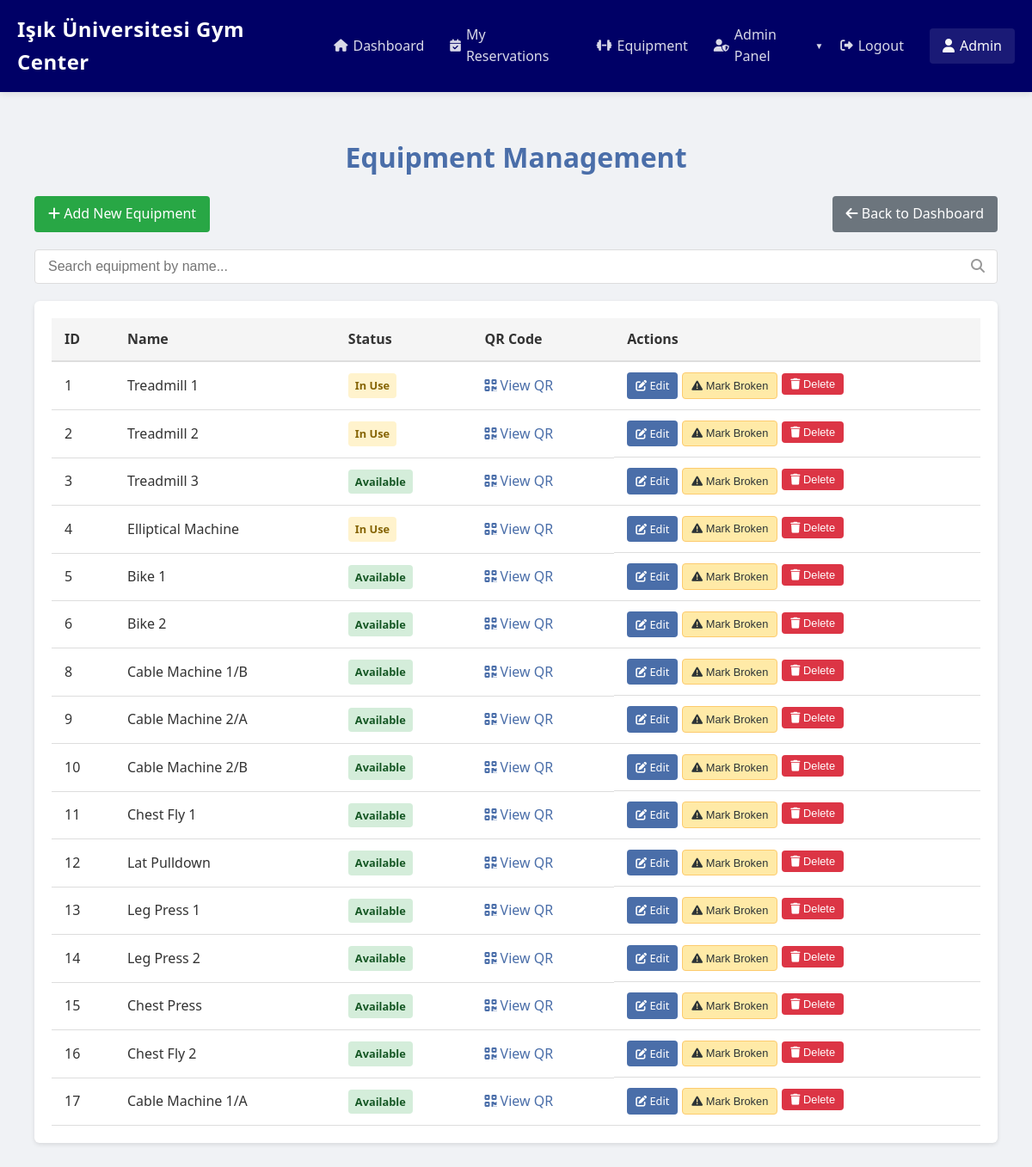
/admin/equipment (signed in), run on the app's committed database.
### models/user.py (models this page shows, shortened)
class User(db.Model, UserMixin):
    __tablename__ = 'users'
    id = db.Column(db.Integer, primary_key=True)
    email = db.Column(db.String(120), unique=True, nullable=False)
    first_name = db.Column(db.String(50), nullable=False)
    last_name = db.Column(db.String(50), nullable=False)
    password_hash = db.Column(db.String(128))
    is_admin = db.Column(db.Boolean, default=False)
    created_at = db.Column(db.DateTime, default=datetime.utcnow)
    reservations = db.relationship('Reservation', backref='user', lazy=True)

### models/equipment.py (models this page shows, shortened)
class Equipment(db.Model):
    __tablename__ = 'equipment'
    id = db.Column(db.Integer, primary_key=True)
    name = db.Column(db.String(100), nullable=False)
    description = db.Column(db.Text, nullable=True)
    location = db.Column(db.String(100), nullable=False)
    qr_code = db.Column(db.String(100), unique=True, nullable=False)
    is_available = db.Column(db.Boolean, default=True)
    created_at = db.Column(db.DateTime, default=datetime.utcnow)
    updated_at = db.Column(db.DateTime, default=datetime.utcnow, onupdate=datetime.utcnow)
    reservations = db.relationship('EquipmentReservation', backref='equipment', lazy=True)

### controllers/admin_controller.py (the view)
    def decorated_function(*args, **kwargs):
        if not current_user.is_authenticated or not current_user.is_admin:
            flash('You do not have permission to access this page', 'danger')
            return redirect(url_for('main.dashboard'))
        return func(*args, **kwargs)

### controllers/admin_controller.py (called while the page is built)
def admin_required(func):
    def decorated_function(*args, **kwargs):
        if not current_user.is_authenticated or not current_user.is_admin:
            flash('You do not have permission to access this page', 'danger')
            return redirect(url_for('main.dashboard'))
        return func(*args, **kwargs)
    decorated_function.__name__ = func.__name__
    return decorated_function

@admin_bp.route('/equipment')
@login_required
@admin_required
def manage_equipment():
    equipment_list = Equipment.query.all()
    return render_template('admin/equipment.html', equipment_list=equipment_list)

### templates/admin/equipment.html (shortened to what this page needs)
{% extends "layout.html" %}
{% block content %}
<div class="admin-equipment-container">
    <h1>Equipment Management</h1>
    <div class="admin-actions">
        <a href="{{ url_for('admin.create_equipment') }}" class="btn-success">
            <i class="fas fa-plus"></i> Add New Equipment
        </a>
        <a href="{{ url_for('admin.admin_dashboard') }}" class="btn-secondary">
            <i class="fas fa-arrow-left"></i> Back to Dashboard
        </a>
    </div>
    <div class="equipment-search">
        <input type="text" id="search-input" placeholder="Search equipment by name...">
        <div class="search-icon"><i class="fas fa-search"></i></div>
    </div>
    <div class="equipment-table-container">
        <table class="equipment-table">
            <thead>
                <tr>
                    <th>ID</th>
                    <th>Name</th>
                    <th>Status</th>
                    <th>QR Code</th>
                    <th>Actions</th>
                </tr>
            </thead>
            <tbody>
                {% for equipment in equipment_list %}
                    <tr id="equipment-row-{{ equipment.id }}">
                        <td>{{ equipment.id }}</td>
                        <td>{{ equipment.name }}</td>
                        <td>
                            <span class="status-badge equipment-status-{{ equipment.id }} {% if equipment.is_available %}available{% else %}in-use{% endif %}">
                                {% if equipment.is_available %}Available{% else %}In Use{% endif %}
                            </span>
                        </td>
                        <td>
                            <a href="{{ url_for('admin.view_equipment_qr', equipment_id=equipment.id) }}" class="qr-link">
                                <i class="fas fa-qrcode"></i> View QR
                            </a>
                        </td>
                        <td class="actions">
                            <a href="{{ url_for('admin.edit_equipment', equipment_id=equipment.id) }}" class="btn-primary btn-sm">
                                <i class="fas fa-edit"></i> Edit
                            </a>
                            <button onclick="toggleBrokenStatus({{ equipment.id }}, '{{ equipment.name }}')"
                                    class="btn-warning btn-sm broken-toggle-btn-{{ equipment.id }}"
                                    id="broken-btn-{{ equipment.id }}">
                                <i class="fas fa-exclamation-triangle"></i> Mark Broken
                            </button>
                            <form action="{{ url_for('admin.delete_equipment', equipment_id=equipment.id) }}" method="POST" class="inline-form" onsubmit="return confirm('Are you sure you want to delete this equipment?');">
                                <button type="submit" class="btn-danger btn-sm">
                                    <i class="fas fa-trash"></i> Delete
                                </button>
                            </form>
                        </td>
                    </tr>
                {% else %}
                    <tr>
                        <td colspan="5" class="no-data">No equipment found. Add some equipment to get started.</td>
                    </tr>
                {% endfor %}
            </tbody>
        </table>
    </div>
</div>
{% endblock %}

### templates/layout.html (shortened to what this page needs)
<!DOCTYPE html>
<html lang="en">
<head>
    <link rel="stylesheet" href="{{ url_for('static', filename='css/main.css') }}">
    <link rel="stylesheet" href="https://cdnjs.cloudflare.com/ajax/libs/font-awesome/6.2.0/css/all.min.css">
</head>
<body class="{% block body_class %}{% endblock %}">
    <header class="main-header">
        <div class="container">
            <div class="logo">
                <a href="{{ url_for('main.dashboard') }}">Işık Üniversitesi Gym Center</a>
            </div>
            <nav class="main-nav">
                {% if current_user.is_authenticated %}
                    <ul class="nav-links">
                        <li><a href="{{ url_for('main.dashboard') }}" class="nav-link"><i class="fas fa-home"></i> Dashboard</a></li>
                        <li><a href="{{ url_for('gym.my_reservations') }}" class="nav-link"><i class="fas fa-calendar-check"></i> My Reservations</a></li>
                        <li><a href="{{ url_for('gym.equipment_list') }}" class="nav-link"><i class="fas fa-dumbbell"></i> Equipment</a></li>
                        {% if current_user.is_admin %}
                            <li class="dropdown">
                                <a href="#" class="nav-link dropdown-toggle"><i class="fas fa-user-shield"></i> Admin Panel</a>
                            </li>
                        {% endif %}
                        <li><a href="{{ url_for('auth.logout') }}" class="nav-link"><i class="fas fa-sign-out-alt"></i> Logout</a></li>
                        <li class="user-info"><i class="fas fa-user"></i> {{ current_user.first_name }}</li>
                    </ul>
                {% else %}
                    <ul class="nav-links">
                        <li><a href="{{ url_for('auth.login') }}" class="nav-link"><i class="fas fa-sign-in-alt"></i> Login</a></li>
                        <li><a href="{{ url_for('auth.register') }}" class="nav-link"><i class="fas fa-user-plus"></i> Register</a></li>
                    </ul>
                {% endif %}
            </nav>
        </div>
    </header>
    <main class="main-content">
        <div class="container">
            {% block content %}{% endblock %}
        </div>
    </main>
</body>
</html>

### static/css/main.css (style rules this page uses)
:root { --primary-color: #000066; --secondary-color: #4a6ea9; --accent-color: #ffcc00; --light-color: #f8f9fa; --dark-color: #343a40; --gray-color: #6c757d; --border-color: #e9ecef; --success-color: #28a745; --danger-color: #dc3545; --warning-color: #ffc107; --info-color: #17a2b8; --shadow: 0 2px 15px rgba(0, 0, 0, 0.1); --transition: all 0.3s ease; --border-radius: 8px; }
* { margin: 0; padding: 0; box-sizing: border-box; }
body { font-family: 'Segoe UI', Tahoma, Geneva, Verdana, sans-serif; line-height: 1.6; color: #333; background-color: #f0f2f5; min-height: 100vh; display: flex; flex-direction: column; }
.container { width: 100%; max-width: 1200px; margin: 0 auto; padding: 0 20px; }
.main-header { background-color: var(--primary-color); box-shadow: 0 2px 8px rgba(0, 0, 0, 0.1); }
.main-header .container { display: flex; justify-content: space-between; align-items: center; padding: 15px 20px; }
.logo a { color: white; text-decoration: none; font-size: 1.5rem; font-weight: 600; letter-spacing: 0.5px; }
.main-nav { display: flex; }
.nav-links { display: flex; list-style: none; align-items: center; margin: 0; padding: 0; }
.nav-link { color: rgba(255, 255, 255, 0.85); text-decoration: none; padding: 8px 15px; border-radius: 4px; transition: var(--transition); font-weight: 500; display: flex; align-items: center; gap: 6px; }
.nav-link i { font-size: 0.9rem; }
.user-info { margin-left: 15px; color: var(--light-color); display: flex; align-items: center; padding: 8px 15px; border-radius: 4px; background-color: rgba(255, 255, 255, 0.1); gap: 6px; }
.dropdown { position: relative; display: inline-block; }
.dropdown-toggle { position: relative; padding-right: 15px !important; }
.dropdown-toggle::after { content: "▼"; font-size: 10px; position: absolute; right: 5px; top: 50%; transform: translateY(-50%); transition: transform 0.3s ease; }
.main-content { flex: 1; padding: 30px 0; }
.btn-primary { background-color: var(--primary-color); }
.btn-secondary { background-color: var(--secondary-color); }
.btn-success { background-color: var(--success-color); }
.btn-danger { background-color: var(--danger-color); }
.btn-warning { background-color: var(--warning-color); color: #212529; }
.btn-sm { padding: 6px 12px; font-size: 0.9rem; }

### templates/admin/equipment.html (style rules this page uses)
.admin-equipment-container { max-width: 1200px; margin: 0 auto; padding: 20px; }
.admin-equipment-container h1 { text-align: center; margin-bottom: 20px; color: var(--secondary-color); }
.admin-actions { display: flex; justify-content: space-between; margin-bottom: 20px; }
.equipment-search { position: relative; margin-bottom: 20px; }
#search-input { width: 100%; padding: 10px 40px 10px 15px; border: 1px solid #ddd; border-radius: 4px; font-size: 1rem; }
.search-icon { position: absolute; right: 15px; top: 50%; transform: translateY(-50%); color: #999; }
.equipment-table-container { background-color: white; border-radius: 6px; padding: 20px; box-shadow: 0 2px 5px rgba(0,0,0,0.1); overflow-x: auto; }
.equipment-table { width: 100%; border-collapse: collapse; }
.equipment-table th { background-color: #f5f5f5; padding: 12px 15px; text-align: left; border-bottom: 2px solid #ddd; font-weight: bold; color: #333; }
.equipment-table td { padding: 12px 15px; border-bottom: 1px solid #ddd; }
.status-badge { display: inline-block; padding: 4px 8px; border-radius: 4px; font-size: 0.8rem; font-weight: bold; }
.status-badge.available { background-color: #d4edda; color: #155724; }
.status-badge.in-use { background-color: #fff3cd; color: #856404; }
.qr-link { color: var(--secondary-color); text-decoration: none; }
.actions { display: flex; gap: 5px; }
.inline-form { display: inline; }
.btn-success, .btn-primary, .btn-secondary, .btn-danger, .btn-warning, .btn-sm { padding: 8px 16px; border-radius: 4px; border: none; text-decoration: none; display: inline-block; cursor: pointer; color: white; }
.btn-sm { padding: 5px 10px; font-size: 0.8rem; }
.btn-success { background-color: #28a745; }
.btn-primary { background-color: var(--secondary-color); }
.btn-secondary { background-color: #6c757d; }
.btn-danger { background-color: #dc3545; }
.btn-warning { background-color: #ffeaa7; color: #2d3436; border: 1px solid #fdcb6e; }

### data on the page
User: first_name "Admin"
Equipment: id "1", name "Treadmill 1", is_available "In Use"
Equipment: id "2", name "Treadmill 2", is_available "In Use"
Equipment: id "3", name "Treadmill 3", is_available "Available"
Equipment: id "4", name "Elliptical Machine", is_available "In Use"
Equipment: id "5", name "Bike 1", is_available "Available"
Equipment: id "6", name "Bike 2", is_available "Available"
Equipment: id "8", name "Cable Machine 1/B", is_available "Available"
Equipment: id "9", name "Cable Machine 2/A", is_available "Available"
Equipment: id "10", name "Cable Machine 2/B", is_available "Available"
Equipment: id "11", name "Chest Fly 1", is_available "Available"
Equipment: id "12", name "Lat Pulldown", is_available "Available"
Equipment: id "13", name "Leg Press 1", is_available "Available"
Equipment: id "14", name "Leg Press 2", is_available "Available"
Equipment: id "15", name "Chest Press", is_available "Available"
Equipment: id "16", name "Chest Fly 2", is_available "Available"
Equipment: id "17", name "Cable Machine 1/A", is_available "Available"
